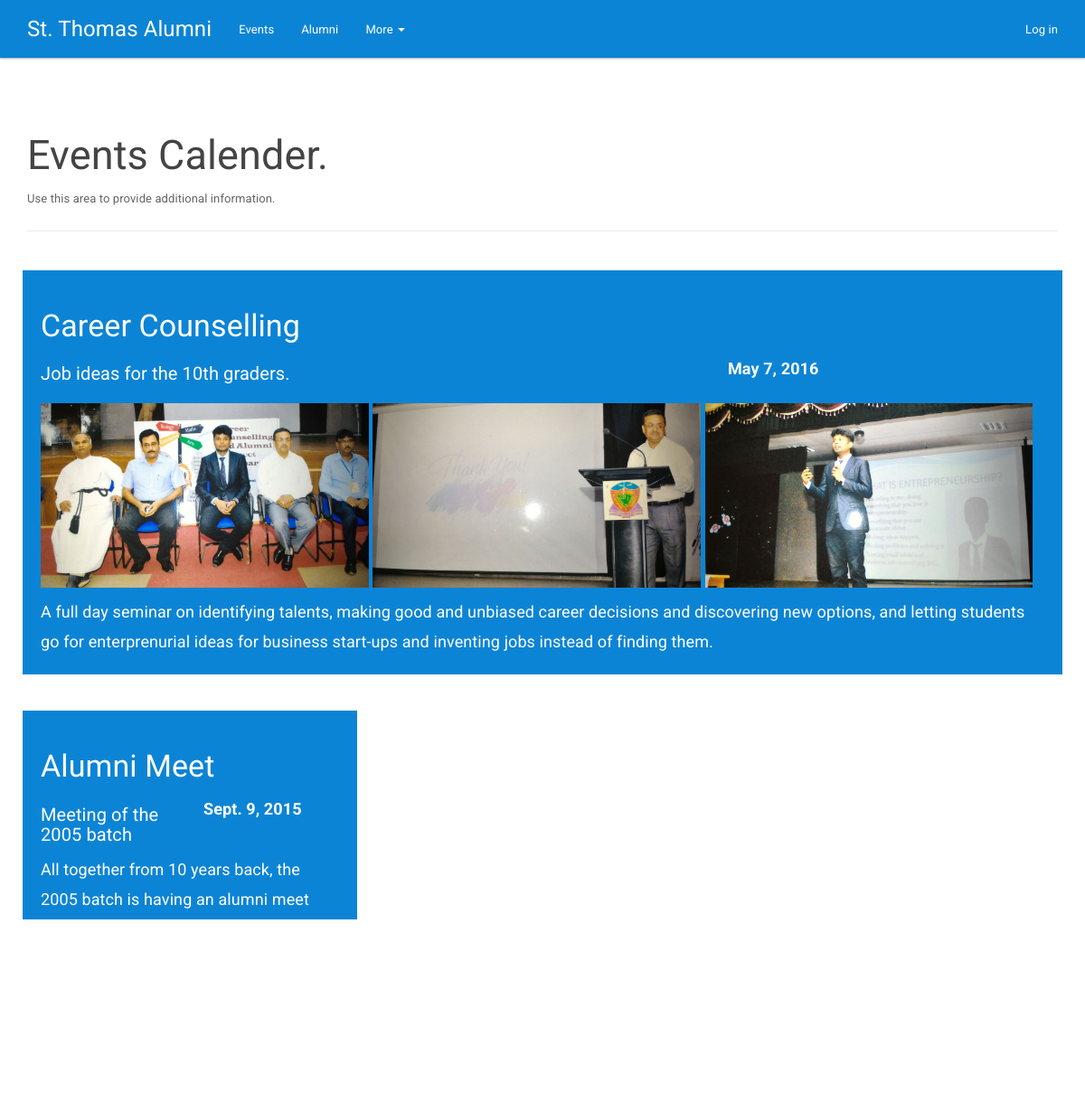
Screenshot of /events/ with the database file from the repository.
### app/models.py (models this page shows, shortened)
class Event(models.Model):
    name = models.CharField(max_length=50)
    subtitle = models.CharField(max_length=100)
    description = models.TextField(max_length=2500)
    date = models.DateField()

### app/views.py (the view)
# urls.py: url(r'^events/$', app.views.events, name='events'),
def events(request):
    future_events = Event.objects.filter(date__gte=date.today()).order_by('date')
    past_events = Event.objects.filter(date__lt=date.today()).order_by('-date')
    if future_events:
        main_event = future_events[0]
        future_events = future_events[1:]
    else:
        main_event = past_events[0]
        past_events = past_events[1:]
    assert isinstance(request, HttpRequest)
    return render(
        request,
        'app/events.html',
        {
            'title': 'Events Calender',
            'year': datetime.now().year,
            'main_event': main_event,
            'future_events': future_events[1:],
            'past_events': past_events,
        }
    )

### app/templates/app/events.html (shortened to what this page needs)
{% extends "app/layout.html" %}
{% block content %}
{% load staticfiles %}
<h2>{{ title }}.</h2>
<p>Use this area to provide additional information.</p>
<hr />
<div class="row eventcard-container">
    <div class="event-xmega">
        <h3>{{ main_event.name }}</h3>
        <div class="row">
            <h5 class="col-md-8">{{ main_event.subtitle }}</h5>
            <strong class="col-md-4">{{ main_event.date }}</strong>
        </div>
        <div class="image-set container">
            <div class="row">
                <img src="{% static 'app/images/gallery/demo/event1-1.jpg' %}" alt="Image" />
                <img src="{% static 'app/images/gallery/demo/event1-2.jpg' %}" alt="Image" />
                <img src="{% static 'app/images/gallery/demo/event1-3.jpg' %}" alt="Image" />
            </div>
        </div>
        <div>
            {{ main_event.description }}
        </div>
    </div>
</div>
<div class="row">
    {% for event in past_events %}
        <div class="col-md-4 eventcard-container">
           <div class="event-xmega">
                <h3>{{ event.name }}</h3>
                <div class="row">
                    <h5 class="col-md-6">{{ event.subtitle }}</h5>
                    <strong class="col-md-6">{{ event.date }}</strong>
                </div>
                <div>
                    {{ event.description }}
                </div>
            </div>
        </div>
    {% endfor %}
</div>
{% endblock %}

### app/static/app/content/site.css (style rules this page uses)
body { padding: 100px 0px; }
div.event-xmega { background-color: #0C84D5; padding: 20px; color: white; }
@media screen and (min-width: 768px) { div.event-xmega { font-size: large; } }
div.event-xmega h1, div.event-xmega h2, div.event-xmega h3, div.event-xmega h4, div.event-xmega h5, div.event-xmega h6, div.event-xmega strong { color: white; }
div.event-xmega div.image-set { margin: 10px 0px 10px; }
div.event-xmega div.image-set div.row img { width: 31%; }
.eventcard-container { padding: 20px 10px 20px 10px; }

### rows the page displays
Event: name "Career Counselling", subtitle "Job ideas for the 10th graders.", date "May 7, 2016", description "A full day seminar on identifying talents, making good and unbiased career decisions and discovering new options, and letting students go for enterprenurial ideas for business start-ups and inventing jobs instead of finding them."
Event: name "Alumni Meet", subtitle "Meeting of the 2005 batch", date "Sept. 9, 2015", description "All together from 10 years back, the 2005 batch is having an alumni meet after 10 years of them passing out. Was be a whole lot of fun."

### other values shown
{{ title }} "Events Calender"
